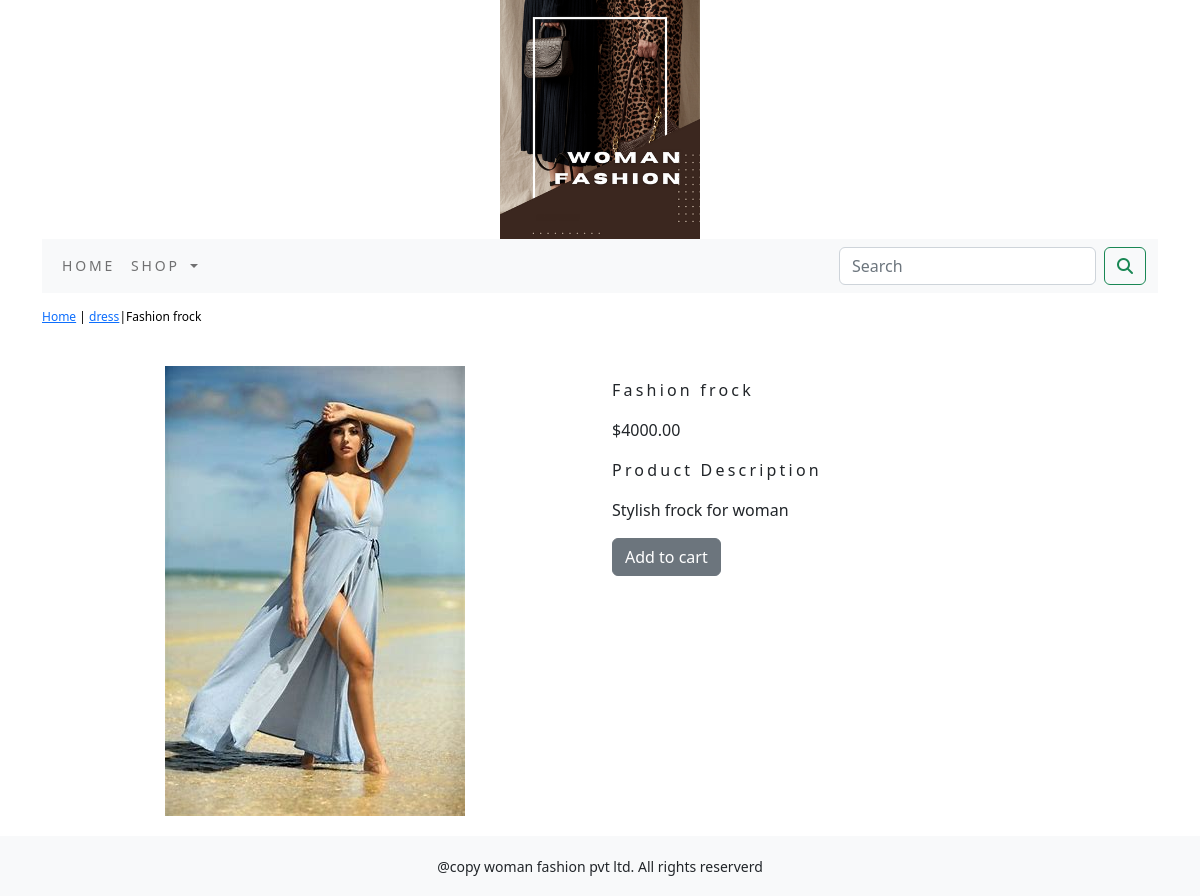
The app's page /shopapp/dress/fashion-frock/ with its own data.
### shopapp/models.py (models this page shows, shortened)
class Product(models.Model):
    name=models.CharField(max_length=250,unique=True)
    slug= models.SlugField(max_length=250, unique=True)
    description= models.TextField(blank=True)
    price= models.DecimalField(max_digits=10,decimal_places=2)
    category= models.ForeignKey(Category,on_delete=models.CASCADE)
    image= models.ImageField(upload_to='product',blank=True)
    stock=models.IntegerField()
    available=models.BooleanField(default=True)
    created=models.DateTimeField(auto_now_add=True)
    updated=models.DateTimeField(auto_now=True)
    class Meta:
        ordering = ('name',)
        verbose_name = 'product'
        verbose_name_plural = 'products'

class Category(models.Model):
    name=models.CharField(max_length=250,unique=True)
    slug=models.SlugField(max_length=250,unique=True)
    description=models.TextField(blank=True)
    image=models.ImageField(upload_to='category',blank=True)
    class Meta:
        ordering=('name',)
        verbose_name='category'
        verbose_name_plural='categories'
    def get_url(self):
        return reverse('shopapp:product_by_category',args=[self.slug])
    def __str__(self):
        return '{}'.format(self.name)

### shopapp/views.py (the view)
# urls.py: path('<slug:c_slug>/<slug:product_slug>/',views.ProDetail,name='ProdCatDetail'),
def ProDetail(request,c_slug,product_slug):
    try:
        product=Product.objects.get(category__slug=c_slug,slug=product_slug)
    except Exception as e:
        raise e
    return render(request,'product.html',{'product':product})

### cart/context_processors.py (called while the page is built)
def counter(request):
    item_count=0
    if 'admin' in request.path:
        return {}
    else:
        try:
            cart=Cart.objects.filter(cart_id=_cart_id(request))
            cart_items=CartItem.objects.all().filter(cart=cart[:1])
            for cart_item in cart_items:
                item_count += cart_item.quantity
        except Cart.DoesNotExist:
            item_count = 0
    return dict(item_count=item_count)

### cart/views.py (called while the page is built)
def _cart_id(request):
    cart=request.session.session_key
    if not cart:
        cart=request.session.create()
    return cart

### shopapp/context_processors.py (called while the page is built)
def menu_links(request):
    links=Category.objects.all()
    return dict(links=links)

### templates/product.html (shortened to what this page needs)
{% extends 'base.html' %}
{% load static %}
{% block content %}
<div class="row my_prod_row_class" >
    <div class="mx_auto">
        <p><a href="{% url 'shopapp:AllProdCat' %}">Home</a> | <a href="{{product.category.get_url}}">{{product.category}}</a>|{{product.name}}</p>
    </div>
<div class="container">
<br>
<div class="row">
    <div class="col-12 col-sm-12 col-md-12 col-lg-6 text-center">
        <div style="min-width:18rem;">
            <img src="{{product.image.url}}" alt="{{product.name}}"></img>
        </div>
    </div>
    <div class="col-12 col-sm-12 col-md-12 col-lg-6">
        <div>
        <h1 class="my_prod_title">{{product.name}}</h1>
        <p>${{product.price}}</p>
        <p class="my_title">Product Description</p>
        <p class="text-justify my_prod_text">{{product.description}}</p>
        {% if product.stock <= 0 %}
        <p class="text-justify my_prod_text"><b>out of stock</b></p>
        {% else %}
        <a class="btn btn-secondary" href="{% url 'cart:add_cart' product.id %}">Add to cart</a>
        {% endif %}
        </div>
    </div>
</div>
</div>
</div>
{% endblock %}

### static/css/custom.css (style rules this page uses)
body { font-family: 'Roboto', sans-serif; }
.my_title { font-size:16px; text_transform:uppercase; letter-spacing:.2em; }
.my_prod_row_class { padding-top:15px; padding-bottom:20px; }
.my_prod_row_class .mx_auto { color:#000; font-size:12px; text-decoration:none; }
.my_prod_title { font-size:16px; text_transform:uppercase; letter-spacing:.2em; padding-top:15px; padding-bottom:10px; }
.my_prod_text { padding-right:20px; }

### records on screen
Product: category "dress", name "Fashion frock", image (picture), price "4000.00", description "Stylish frock for woman"
